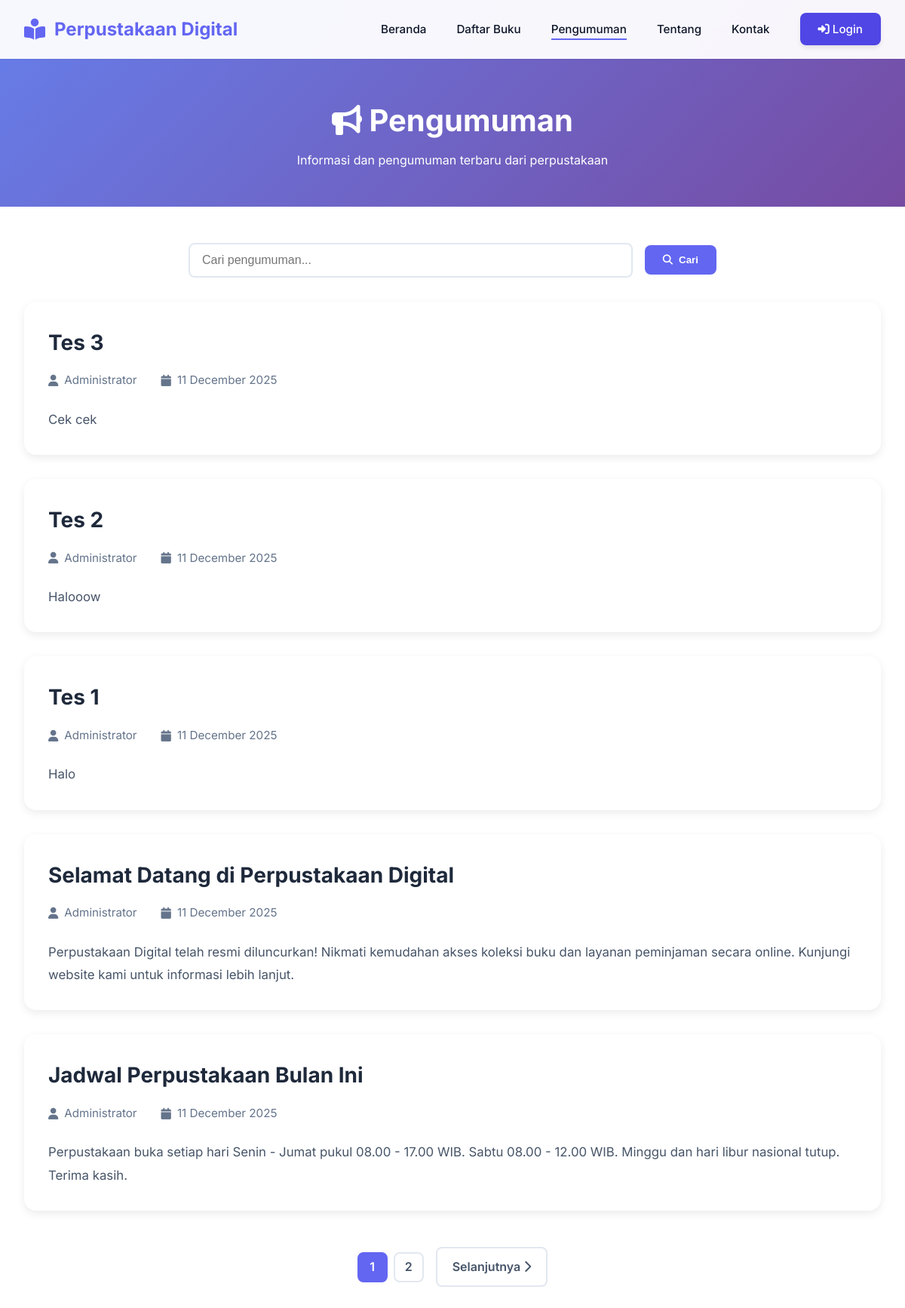
The app's page /announcements.php with its own data.
### tables this page shows
CREATE TABLE `pengumuman` (
  `id` int NOT NULL,
  `title` varchar(255) NOT NULL,
  `content` text NOT NULL,
  `created_by` varchar(50) NOT NULL,
  `created_at` timestamp NOT NULL DEFAULT CURRENT_TIMESTAMP,
  `updated_at` timestamp NOT NULL DEFAULT CURRENT_TIMESTAMP ON UPDATE CURRENT_TIMESTAMP
);

CREATE TABLE `user` (
  `username` varchar(25) NOT NULL,
  `paswd` varchar(255) NOT NULL,
  `email` varchar(50) NOT NULL,
  `nama` varchar(50) NOT NULL,
  `level` int NOT NULL,
  `ket` varchar(50) NOT NULL
);

### config/config.php (called while the page is built, shortened)
<?php
function url($path = '') {
    return BASE_URL . '/' . ltrim($path, '/');
}
function asset($path = '') {
    return BASE_URL . '/public/' . ltrim($path, '/');
}

### src/auth.php (called while the page is built, shortened)
<?php
if (!defined('BASE_URL')) {
    require_once __DIR__ . '/../config/config.php';
}
class Auth {
    public static function isLoggedIn() {
        return isset($_SESSION['username']) && isset($_SESSION['level']);
    }
}

### public/announcements.php (the view, shortened to what this page needs)
<?php
require_once __DIR__ . '/../src/auth.php';
$activePage = 'announcements';
$perPage = 5;
$page_num = isset($_GET['p']) ? max(1, (int)$_GET['p']) : 1;
$offset = ($page_num - 1) * $perPage;
$search = isset($_GET['search']) ? htmlspecialchars($_GET['search']) : '';
$db = getDB();
$whereClause = "WHERE 1=1";
$params = [];
$types = "";
$countQuery = "SELECT COUNT(*) as total FROM pengumuman $whereClause";
$stmt = $db->prepare($countQuery);
$stmt->execute();
$totalRecords = $stmt->get_result()->fetch_assoc()['total'];
$totalPages = ceil($totalRecords / $perPage);
$query = "SELECT p.*, u.nama as creator_name
          FROM pengumuman p
          LEFT JOIN user u ON p.created_by = u.username
          $whereClause
          ORDER BY p.created_at DESC
          LIMIT ? OFFSET ?";
$params[] = $perPage;
$params[] = $offset;
$types .= "ii";
$stmt = $db->prepare($query);
$stmt->bind_param($types, ...$params);
$stmt->execute();
$result = $stmt->get_result();
include __DIR__ . '/../templates/header.php';
?>
<section class="page-header">
    <div class="container">
        <h1><i class="fas fa-bullhorn"></i> Pengumuman</h1>
        <p>Informasi dan pengumuman terbaru dari perpustakaan</p>
    </div>
</section>
<section class="announcements-section">
    <div class="container">
        <div class="search-bar">
            <form method="GET" action="">
                <input type="text" name="search" placeholder="Cari pengumuman..." value="<?= htmlspecialchars($search) ?>">
                <button type="submit"><i class="fas fa-search"></i> Cari</button>
            </form>
        </div>
        <div class="announcements-list">
            <?php
            if ($result->num_rows > 0):
                while($row = $result->fetch_assoc()):
            ?>
                <article class="announcement-card">
                    <div class="announcement-header">
                        <h2><?= htmlspecialchars($row['title']) ?></h2>
                        <div class="announcement-meta">
                            <span class="author">
                                <i class="fas fa-user"></i>
                                <?= htmlspecialchars($row['creator_name'] ?? $row['created_by']) ?>
                            </span>
                            <span class="date">
                                <i class="fas fa-calendar"></i>
                                <?= date('d F Y', strtotime($row['created_at'])) ?>
                            </span>
                        </div>
                    </div>
                    <div class="announcement-content">
                        <?= nl2br(htmlspecialchars($row['content'])) ?>
                    </div>
                </article>
            <?php
                endwhile;
            endif; ?>
        </div>
        <?php if ($totalPages > 1): ?>
        <div class="pagination">
            <div class="page-numbers">
                <?php for ($i = 1; $i <= $totalPages; $i++): ?>
                    <?php if ($i == $page_num): ?>
                        <span class="page-num active"><?= $i ?></span>
                    <?php else: ?>
                        <a href="?p=<?= $i ?><?= !empty($search) ? '&search=' . urlencode($search) : '' ?>" class="page-num"><?= $i ?></a>
                    <?php endif; ?>
                <?php endfor; ?>
            </div>
            <?php if ($page_num < $totalPages): ?>
                <a href="?p=<?= $page_num + 1 ?><?= !empty($search) ? '&search=' . urlencode($search) : '' ?>" class="page-btn">
                    Selanjutnya <i class="fas fa-chevron-right"></i>
                </a>
            <?php endif; ?>
        </div>
        <?php endif; ?>
    </div>
</section>
<?php include __DIR__ . '/../templates/footer.php'; ?>

### templates/header.php (shortened to what this page needs)
<?php
require_once __DIR__ . '/../config/config.php';
?>
<!DOCTYPE html>
<html lang="id">
<head>
    <link rel="stylesheet" href="https://cdnjs.cloudflare.com/ajax/libs/font-awesome/6.4.0/css/all.min.css">
    <link rel="stylesheet" href="<?= asset('css/styles.css') ?>">
</head>
<body>
    <nav class="navbar">
        <div class="container">
            <a href="<?= url('public/index.php') ?>" class="navbar-brand">
                <i class="fas fa-book-reader"></i>
                <span>Perpustakaan Digital</span>
            </a>
            <ul class="navbar-nav" id="navMenu">
                <li><a href="<?= url('public/index.php') ?>" class="<?= $activePage == 'home' ? 'active' : '' ?>">Beranda</a></li>
                <li><a href="<?= url('public/books.php') ?>" class="<?= $activePage == 'books' ? 'active' : '' ?>">Daftar Buku</a></li>
                <li><a href="<?= url('public/announcements.php') ?>" class="<?= $activePage == 'announcements' ? 'active' : '' ?>">Pengumuman</a></li>
                <li><a href="<?= url('public/index.php') ?>#about" class="<?= $activePage == 'about' ? 'active' : '' ?>">Tentang</a></li>
                <li><a href="<?= url('public/contact.php') ?>" class="<?= $activePage == 'contact' ? 'active' : '' ?>">Kontak</a></li>
                <?php if (Auth::isLoggedIn()): ?>
                    <?php if ($_SESSION['level'] == 1): ?>
                        <li><a href="<?= url('admin/index_admin.php') ?>" class="btn-login"><i class="fas fa-tachometer-alt"></i> Dashboard</a></li>
                    <?php endif; ?>
                    <li><a href="<?= url('public/logout.php') ?>" class="btn-logout"><i class="fas fa-sign-out-alt"></i> Logout</a></li>
                <?php else: ?>
                    <li><a href="<?= url('public/login.php') ?>" class="btn-login"><i class="fas fa-sign-in-alt"></i> Login</a></li>
                <?php endif; ?>
            </ul>
        </div>
    </nav>

### templates/footer.php
</body>
</html>

### public/css/styles.css (style rules this page uses)
:root { --primary: #6366F1; --primary-dark: #4F46E5; --primary-light: #818CF8; --secondary: #10B981; --dark: #0F172A; --gray: #64748B; --light: #F8FAFC; --white: #FFFFFF; --shadow-sm: 0 1px 2px 0 rgba(0, 0, 0, 0.05); --shadow-md: 0 4px 6px -1px rgba(0, 0, 0, 0.1); --shadow-lg: 0 10px 15px -3px rgba(0, 0, 0, 0.1); --shadow-xl: 0 20px 25px -5px rgba(0, 0, 0, 0.1); }
* { margin: 0; padding: 0; box-sizing: border-box; }
html { scroll-behavior: smooth; }
body { font-family: 'Inter', -apple-system, BlinkMacSystemFont, 'Segoe UI', sans-serif; color: var(--dark); line-height: 1.6; overflow-x: hidden; background: var(--white); }
.container { max-width: 1200px; margin: 0 auto; padding: 0 2rem; }
.navbar { position: fixed; top: 0; left: 0; width: 100%; z-index: 1000; background: rgba(255, 255, 255, 0.95); backdrop-filter: blur(20px); box-shadow: var(--shadow-sm); transition: all 0.3s ease; }
.navbar .container { display: flex; justify-content: space-between; align-items: center; padding: 1.25rem 2rem; }
.navbar-brand { display: flex; align-items: center; gap: 0.75rem; font-size: 1.5rem; font-weight: 700; color: var(--primary); text-decoration: none; transition: all 0.3s ease; }
.navbar-brand i { font-size: 1.75rem; }
.navbar-nav { display: flex; list-style: none; gap: 2.5rem; align-items: center; }
.navbar-nav a { color: var(--dark); text-decoration: none; font-weight: 500; font-size: 0.95rem; transition: all 0.3s ease; position: relative; }
.navbar-nav a:not(.btn-login)::after { content: ''; position: absolute; bottom: -5px; left: 0; width: 0; height: 2px; background: var(--primary); transition: width 0.3s ease; }
.navbar-nav a:not(.btn-login):hover::after, .navbar-nav a:not(.btn-login).active::after { width: 100%; }
.btn-login { background: linear-gradient(135deg, var(--primary), var(--primary-light)); color: white !important; padding: 0.65rem 1.5rem; border-radius: 50px; font-weight: 600; box-shadow: var(--shadow-md); transition: all 0.3s ease; }
.btn-login { background: #4f46e5; color: white; padding: 0.75rem 1.5rem; border-radius: 8px; text-decoration: none; font-weight: 500; transition: all 0.3s; }

### public/announcements.php (style rules this page uses)
.page-header { background: linear-gradient(135deg, #667eea 0%, #764ba2 100%); color: white; padding: 8rem 0 3rem; text-align: center; margin-bottom: 3rem; }
.page-header h1 { font-size: 2.5rem; margin-bottom: 0.5rem; }
.announcements-section { padding: 0 0 4rem; min-height: 60vh; }
.search-bar { margin-bottom: 2rem; }
.search-bar form { display: flex; gap: 1rem; max-width: 700px; margin: 0 auto; align-items: center; }
.search-bar input { flex: 1; padding: 0.75rem 1rem; border: 2px solid #e2e8f0; border-radius: 8px; font-size: 1rem; }
.search-bar button, .search-bar .btn-reset { padding: 0.75rem 1.5rem; background: #6366F1; color: white; border: none; border-radius: 8px; cursor: pointer; font-weight: 600; transition: all 0.3s; text-decoration: none; display: inline-flex; align-items: center; gap: 0.5rem; }
.announcements-list { display: flex; flex-direction: column; gap: 2rem; }
.announcement-card { background: white; border-radius: 16px; padding: 2rem; box-shadow: 0 4px 12px rgba(0,0,0,0.08); transition: all 0.3s; }
.announcement-header h2 { color: #1e293b; font-size: 1.75rem; margin-bottom: 1rem; }
.announcement-meta { display: flex; gap: 2rem; margin-bottom: 1.5rem; color: #64748b; font-size: 0.95rem; }
.announcement-meta span { display: flex; align-items: center; gap: 0.5rem; }
.announcement-content { color: #475569; line-height: 1.8; font-size: 1.05rem; }
.pagination { display: flex; justify-content: center; align-items: center; gap: 1rem; margin-top: 3rem; }
.page-btn { padding: 0.75rem 1.25rem; background: white; border: 2px solid #e2e8f0; border-radius: 8px; color: #475569; text-decoration: none; font-weight: 600; transition: all 0.3s; }
.page-numbers { display: flex; gap: 0.5rem; }
.page-num { width: 2.5rem; height: 2.5rem; display: flex; align-items: center; justify-content: center; background: white; border: 2px solid #e2e8f0; border-radius: 8px; color: #475569; text-decoration: none; font-weight: 600; transition: all 0.3s; }
.page-num:hover, .page-num.active { background: #6366F1; border-color: #6366F1; color: white; }

### records on screen
pengumuman: title "Tes 3", user.nama "Administrator", created_at "11 December 2025", content "Cek cek"
pengumuman: title "Tes 2", user.nama "Administrator", created_at "11 December 2025", content "Halooow"
pengumuman: title "Tes 1", user.nama "Administrator", created_at "11 December 2025", content "Halo"
pengumuman: title "Selamat Datang di Perpustakaan Digital", user.nama "Administrator", created_at "11 December 2025", content "Perpustakaan Digital telah resmi diluncurkan! Nikmati kemudahan akses koleksi buku dan layanan peminjaman secara online. Kunjungi website kami untuk informasi lebih lanjut."
pengumuman: title "Jadwal Perpustakaan Bulan Ini", user.nama "Administrator", created_at "11 December 2025", content "Perpustakaan buka setiap hari Senin - Jumat pukul 08.00 - 17.00 WIB. Sabtu 08.00 - 12.00 WIB. Minggu dan hari libur nasional tutup. Terima kasih."
